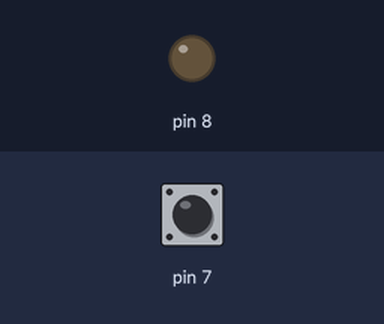
Bench run of a sketch on a simulated Arduino Uno, built with avr-gcc and run on an emulated ATmega328P. Parts: output pins drawn as LEDs (lit = HIGH). Dashed ring = blinking. Inputs (shaded band) come from the test bench; at power-on: pin 7 HIGH.

Above: at 1.2 s.
1.3 s: pin 7 pulsed LOW 5 times (0.12 s each, 0.3 s apart)
At 1.9 s:
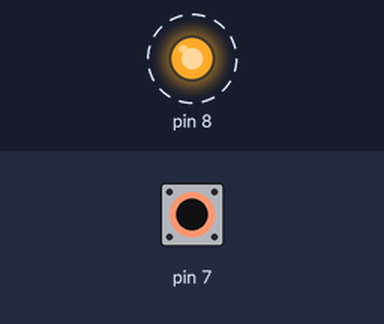
Timing chart, 0 to 4.3 s (numbered marks = the images above; inputs shaded):
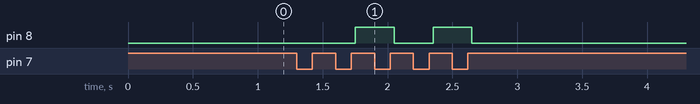

Measured:
- after the input at 1.3 s, pin 8: alternates HIGH for 0.30 s and LOW for 0.30 s, 4 changes in all, then stays LOW, starting after 0.45 s

The sketch:

kadai04x.ino
```cpp
int old_sw =0;
int sw1,sw2;

void setup() {
  // put your setup code here, to run once:
  pinMode(7,INPUT);
  pinMode(8,OUTPUT);
}

void loop() {
  // put your main code here, to run repeatedly:

  sw1 = digitalRead(7);
  delay(50);
  sw2= digitalRead(7);


  if(sw1 == LOW && sw2 == HIGH){
    digitalWrite(8,old_sw);
    old_sw = old_sw ^ 1;
  }


}
```
